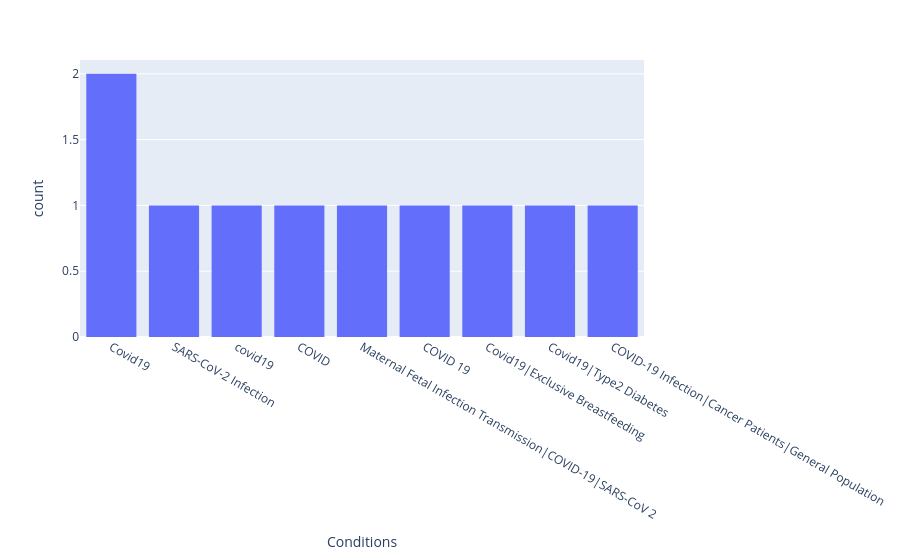

Notebook code for this chart:
### Code cell
mask = DF_Covid['Conditions'].head(10)

fig = px.histogram(mask, x = 'Conditions')

fig.show()

### Figure 1 — Plotly figure (JSON) as saved in the notebook; plotly's stock layout.template omitted (floating-point values rounded to 4 significant figures)
{"data": [{"bingroup": "x", "hovertemplate": "Conditions=%{x}<br>count=%{y}<extra></extra>", "legendgroup": "", "marker": {"color": "#636efa", "pattern": {"shape": ""}}, "name": "", "orientation": "v", "showlegend": false, "type": "histogram", "x": ["Covid19", "SARS-CoV-2 Infection", "covid19", "COVID", "Maternal Fetal Infection Transmission|COVID-19|SARS-CoV 2", "COVID 19", "Covid19|Exclusive Breastfeeding", "Covid19|Type2 Diabetes", "Covid19", "COVID-19 Infection|Cancer Patients|General Population"], "xaxis": "x", "yaxis": "y"}], "layout": {"barmode": "relative", "legend": {"tracegroupgap": 0}, "margin": {"t": 60}, "xaxis": {"anchor": "y", "domain": [0, 1], "title": {"text": "Conditions"}}, "yaxis": {"anchor": "x", "domain": [0, 1], "title": {"text": "count"}}}}
